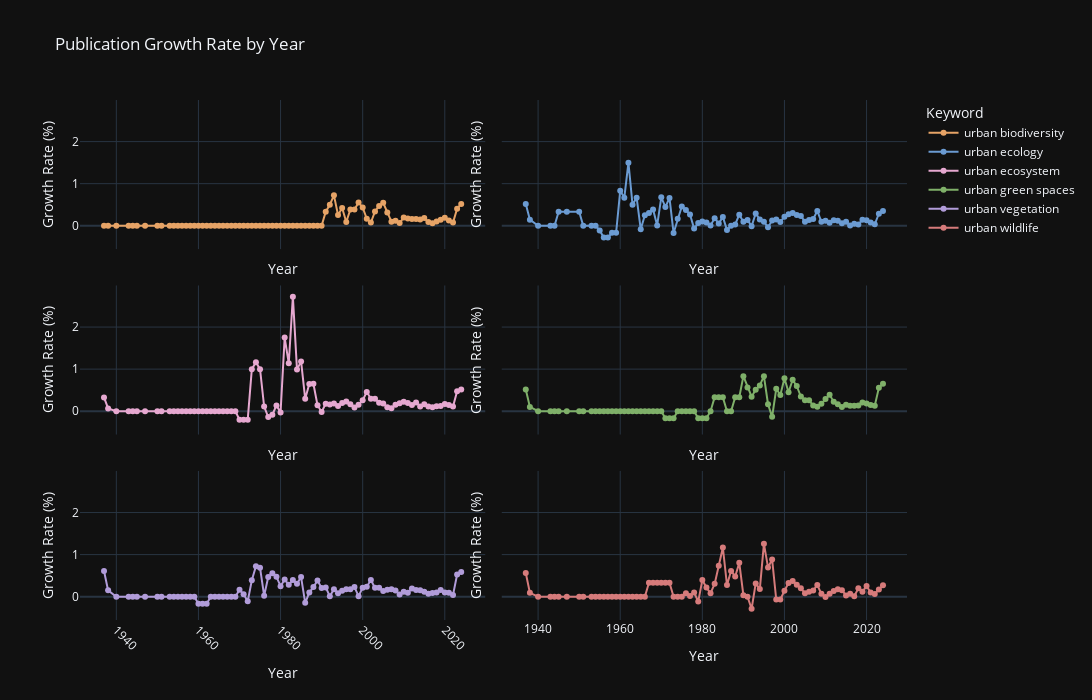

Notebook code for this chart:
### Code cell
df_melted = df_rate.melt(id_vars="year", var_name="search_keyword", value_name="growth_rate")
df_melted['acceleration'] = df_melted.groupby('search_keyword')['growth_rate'].diff()
df_melted['growth_rolling_avg'] = df_melted['growth_rate'].rolling(window=3, min_periods=1).mean()
df_melted.head()

fig = px.line(
    df_melted,
    x='year',
    y='growth_rolling_avg',
    color='search_keyword',
    color_discrete_map=color_map,
    title='Publication Growth Rate by Year',
    markers=True,
    facet_col='search_keyword',
    facet_col_wrap=2,
)

for annotation in fig.layout.annotations:
    annotation.text = ""

fig.update_yaxes(title_text="Growth Rate (%)")
fig.update_xaxes(title_text="Year", matches=None)

fig.update_layout(
    legend_title='Keyword',
    font=dict(size=12),
    width=1200,
    height=700,
    template='plotly_dark',
    xaxis=dict(showgrid=True,
               tickangle=45),
    yaxis=dict(showgrid=True),
)

fig.show()

### Figure 1 — Plotly figure (JSON) as saved in the notebook; plotly's stock layout.template omitted (floating-point values rounded to 4 significant figures)
{"data": [{"hovertemplate": "search_keyword=urban biodiversity<br>year=%{x}<br>growth_rolling_avg=%{y}<extra></extra>", "legendgroup": "urban biodiversity", "line": {"color": "#E6A366", "dash": "solid"}, "marker": {"symbol": "circle"}, "mode": "lines+markers", "name": "urban biodiversity", "orientation": "v", "showlegend": true, "type": "scatter", "x": [1937, 1938, 1940, 1943, 1944, 1945, 1947, 1950, 1951, 1953, 1954, 1955, 1956, 1957, 1958, 1959, 1960, 1961, 1962, 1963, 1964, 1965, 1966, 1967, 1968, 1969, 1970, 1971, 1972, 1973, 1974, 1975, 1976, 1977, 1978, 1979, 1980, 1981, 1982, 1983, 1984, 1985, 1986, 1987, 1988, 1989, 1990, 1991, 1992, 1993, 1994, 1995, 1996, 1997, 1998, 1999, 2000, 2001, 2002, 2003, 2004, 2005, 2006, 2007, 2008, 2009, 2010, 2011, 2012, 2013, 2014, 2015, 2016, 2017, 2018, 2019, 2020, 2021, 2022, 2023, 2024], "xaxis": "x5", "y": [0.0, 0.0, 0.0, 0.0, 0.0, 0.0, 0.0, 0.0, 0.0, 0.0, 0.0, 0.0, 0.0, 0.0, 0.0, 0.0, 0.0, 0.0, 0.0, 0.0, 0.0, 0.0, 0.0, 0.0, 0.0, 0.0, 0.0, 0.0, 0.0, 0.0, 0.0, 0.0, 0.0, 0.0, 0.0, 0.0, 0.0, 0.0, 0.0, 0.0, 0.0, 0.0, 0.0, 0.0, 0.0, 0.0, 0.0, 0.3333, 0.5, 0.7222, 0.2556, 0.4222, 0.08889, 0.3889, 0.3889, 0.5556, 0.4365, 0.1657, 0.07503, 0.3411, 0.4706, 0.5441, 0.3166, 0.09727, 0.1185, 0.06606, 0.1969, 0.1723, 0.1597, 0.1632, 0.1488, 0.1844, 0.08654, 0.0614, 0.1018, 0.1425, 0.1892, 0.1233, 0.07684, 0.4067, 0.5199], "yaxis": "y5"}, {"hovertemplate": "search_keyword=urban ecology<br>year=%{x}<br>growth_rolling_avg=%{y}<extra></extra>", "legendgroup": "urban ecology", "line": {"color": "#6B9BD2", "dash": "solid"}, "marker": {"symbol": "circle"}, "mode": "lines+markers", "name": "urban ecology", "orientation": "v", "showlegend": true, "type": "scatter", "x": [1937, 1938, 1940, 1943, 1944, 1945, 1947, 1950, 1951, 1953, 1954, 1955, 1956, 1957, 1958, 1959, 1960, 1961, 1962, 1963, 1964, 1965, 1966, 1967, 1968, 1969, 1970, 1971, 1972, 1973, 1974, 1975, 1976, 1977, 1978, 1979, 1980, 1981, 1982, 1983, 1984, 1985, 1986, 1987, 1988, 1989, 1990, 1991, 1992, 1993, 1994, 1995, 1996, 1997, 1998, 1999, 2000, 2001, 2002, 2003, 2004, 2005, 2006, 2007, 2008, 2009, 2010, 2011, 2012, 2013, 2014, 2015, 2016, 2017, 2018, 2019, 2020, 2021, 2022, 2023, 2024], "xaxis": "x6", "y": [0.5167, 0.1445, 0.0, 0.0, 0.0, 0.3333, 0.3333, 0.3333, 0.0, 0.0, 0.0, -0.1111, -0.2778, -0.2778, -0.1667, -0.1667, 0.8333, 0.6667, 1.5, 0.5, 0.6667, -0.08333, 0.25, 0.3056, 0.3889, 0.007937, 0.6746, 0.4465, 0.6608, -0.1725, 0.1667, 0.4583, 0.3765, 0.2654, -0.06798, 0.06439, 0.1014, 0.07643, 0.008832, 0.1801, 0.05449, 0.2105, -0.1004, -0.0007123, 0.03212, 0.2629, 0.09622, 0.1382, -0.009636, 0.2913, 0.1503, 0.09741, -0.03685, 0.1228, 0.1508, 0.08959, 0.2153, 0.2739, 0.3019, 0.255, 0.2332, 0.09553, 0.136, 0.1626, 0.3526, 0.09571, 0.1186, 0.07379, 0.1285, 0.1209, 0.0571, 0.09232, 0.008422, 0.04916, 0.03118, 0.1434, 0.1288, 0.07627, 0.03591, 0.2875, 0.3503], "yaxis": "y6"}, {"hovertemplate": "search_keyword=urban ecosystem<br>year=%{x}<br>growth_rolling_avg=%{y}<extra></extra>", "legendgroup": "urban ecosystem", "line": {"color": "#E6A8D0", "dash": "solid"}, "marker": {"symbol": "circle"}, "mode": "lines+markers", "name": "urban ecosystem", "orientation": "v", "showlegend": true, "type": "scatter", "x": [1937, 1938, 1940, 1943, 1944, 1945, 1947, 1950, 1951, 1953, 1954, 1955, 1956, 1957, 1958, 1959, 1960, 1961, 1962, 1963, 1964, 1965, 1966, 1967, 1968, 1969, 1970, 1971, 1972, 1973, 1974, 1975, 1976, 1977, 1978, 1979, 1980, 1981, 1982, 1983, 1984, 1985, 1986, 1987, 1988, 1989, 1990, 1991, 1992, 1993, 1994, 1995, 1996, 1997, 1998, 1999, 2000, 2001, 2002, 2003, 2004, 2005, 2006, 2007, 2008, 2009, 2010, 2011, 2012, 2013, 2014, 2015, 2016, 2017, 2018, 2019, 2020, 2021, 2022, 2023, 2024], "xaxis": "x3", "y": [0.328, 0.06592, 0.0, 0.0, 0.0, 0.0, 0.0, 0.0, 0.0, 0.0, 0.0, 0.0, 0.0, 0.0, 0.0, 0.0, 0.0, 0.0, 0.0, 0.0, 0.0, 0.0, 0.0, 0.0, 0.0, 0.0, -0.2, -0.2, -0.2, 1.0, 1.167, 1.0, 0.1111, -0.1389, -0.08333, 0.1389, -0.02778, 1.75, 1.139, 2.722, 0.9889, 1.183, 0.2944, 0.6468, 0.6532, 0.1421, -0.01859, 0.1795, 0.1573, 0.1838, 0.1251, 0.1965, 0.2301, 0.1676, 0.08995, 0.1548, 0.2595, 0.4562, 0.2951, 0.2956, 0.2042, 0.1832, 0.09409, 0.07127, 0.1553, 0.1868, 0.2253, 0.1953, 0.1477, 0.2092, 0.1096, 0.167, 0.1151, 0.09639, 0.121, 0.1235, 0.17, 0.1498, 0.1112, 0.4757, 0.5167], "yaxis": "y3"}, {"hovertemplate": "search_keyword=urban green spaces<br>year=%{x}<br>growth_rolling_avg=%{y}<extra></extra>", "legendgroup": "urban green spaces", "line": {"color": "#7FB069", "dash": "solid"}, "marker": {"symbol": "circle"}, "mode": "lines+markers", "name": "urban green spaces", "orientation": "v", "showlegend": true, "type": "scatter", "x": [1937, 1938, 1940, 1943, 1944, 1945, 1947, 1950, 1951, 1953, 1954, 1955, 1956, 1957, 1958, 1959, 1960, 1961, 1962, 1963, 1964, 1965, 1966, 1967, 1968, 1969, 1970, 1971, 1972, 1973, 1974, 1975, 1976, 1977, 1978, 1979, 1980, 1981, 1982, 1983, 1984, 1985, 1986, 1987, 1988, 1989, 1990, 1991, 1992, 1993, 1994, 1995, 1996, 1997, 1998, 1999, 2000, 2001, 2002, 2003, 2004, 2005, 2006, 2007, 2008, 2009, 2010, 2011, 2012, 2013, 2014, 2015, 2016, 2017, 2018, 2019, 2020, 2021, 2022, 2023, 2024], "xaxis": "x4", "y": [0.5177, 0.1029, 0.0, 0.0, 0.0, 0.0, 0.0, 0.0, 0.0, 0.0, 0.0, 0.0, 0.0, 0.0, 0.0, 0.0, 0.0, 0.0, 0.0, 0.0, 0.0, 0.0, 0.0, 0.0, 0.0, 0.0, 0.0, -0.1667, -0.1667, -0.1667, 0.0, 0.0, 0.0, 0.0, 0.0, -0.1667, -0.1667, -0.1667, 0.0, 0.3333, 0.3333, 0.3333, 0.0, 0.0, 0.3333, 0.3333, 0.8333, 0.5667, 0.3444, 0.5111, 0.6111, 0.8333, 0.1667, -0.1333, 0.5333, 0.3852, 0.7852, 0.4519, 0.7481, 0.5969, 0.3492, 0.2617, 0.2617, 0.1331, 0.1053, 0.179, 0.2917, 0.3901, 0.2274, 0.1681, 0.1011, 0.1514, 0.1317, 0.1302, 0.1385, 0.209, 0.181, 0.1491, 0.133, 0.5581, 0.6553], "yaxis": "y4"}, {"hovertemplate": "search_keyword=urban vegetation<br>year=%{x}<br>growth_rolling_avg=%{y}<extra></extra>", "legendgroup": "urban vegetation", "line": {"color": "#B19CD9", "dash": "solid"}, "marker": {"symbol": "circle"}, "mode": "lines+markers", "name": "urban vegetation", "orientation": "v", "showlegend": true, "type": "scatter", "x": [1937, 1938, 1940, 1943, 1944, 1945, 1947, 1950, 1951, 1953, 1954, 1955, 1956, 1957, 1958, 1959, 1960, 1961, 1962, 1963, 1964, 1965, 1966, 1967, 1968, 1969, 1970, 1971, 1972, 1973, 1974, 1975, 1976, 1977, 1978, 1979, 1980, 1981, 1982, 1983, 1984, 1985, 1986, 1987, 1988, 1989, 1990, 1991, 1992, 1993, 1994, 1995, 1996, 1997, 1998, 1999, 2000, 2001, 2002, 2003, 2004, 2005, 2006, 2007, 2008, 2009, 2010, 2011, 2012, 2013, 2014, 2015, 2016, 2017, 2018, 2019, 2020, 2021, 2022, 2023, 2024], "xaxis": "x", "y": [0.6102, 0.1502, 0.0, 0.0, 0.0, 0.0, 0.0, 0.0, 0.0, 0.0, 0.0, 0.0, 0.0, 0.0, 0.0, 0.0, -0.1667, -0.1667, -0.1667, 0.0, 0.0, 0.0, 0.0, 0.0, 0.0, 0.0, 0.1667, 0.05556, -0.1111, 0.3889, 0.7222, 0.6889, 0.02222, 0.4667, 0.5556, 0.4722, 0.25, 0.4087, 0.2837, 0.3948, 0.3056, 0.4663, -0.1448, 0.09683, 0.2278, 0.3833, 0.209, 0.2209, 0.009768, 0.1786, 0.08333, 0.1418, 0.1765, 0.1765, 0.2292, 0.01235, 0.2147, 0.2369, 0.3982, 0.2095, 0.2136, 0.1335, 0.1674, 0.1772, 0.1464, 0.05235, 0.1192, 0.09398, 0.1943, 0.158, 0.1531, 0.1202, 0.07214, 0.08463, 0.09827, 0.1563, 0.09659, 0.09133, 0.03972, 0.5253, 0.5871], "yaxis": "y"}, {"hovertemplate": "search_keyword=urban wildlife<br>year=%{x}<br>growth_rolling_avg=%{y}<extra></extra>", "legendgroup": "urban wildlife", "line": {"color": "#D67B7B", "dash": "solid"}, "marker": {"symbol": "circle"}, "mode": "lines+markers", "name": "urban wildlife", "orientation": "v", "showlegend": true, "type": "scatter", "x": [1937, 1938, 1940, 1943, 1944, 1945, 1947, 1950, 1951, 1953, 1954, 1955, 1956, 1957, 1958, 1959, 1960, 1961, 1962, 1963, 1964, 1965, 1966, 1967, 1968, 1969, 1970, 1971, 1972, 1973, 1974, 1975, 1976, 1977, 1978, 1979, 1980, 1981, 1982, 1983, 1984, 1985, 1986, 1987, 1988, 1989, 1990, 1991, 1992, 1993, 1994, 1995, 1996, 1997, 1998, 1999, 2000, 2001, 2002, 2003, 2004, 2005, 2006, 2007, 2008, 2009, 2010, 2011, 2012, 2013, 2014, 2015, 2016, 2017, 2018, 2019, 2020, 2021, 2022, 2023, 2024], "xaxis": "x2", "y": [0.562, 0.09099, 0.0, 0.0, 0.0, 0.0, 0.0, 0.0, 0.0, 0.0, 0.0, 0.0, 0.0, 0.0, 0.0, 0.0, 0.0, 0.0, 0.0, 0.0, 0.0, 0.0, 0.0, 0.3333, 0.3333, 0.3333, 0.3333, 0.3333, 0.3333, 0.0, 0.0, 0.0, 0.08333, 0.01667, 0.1, -0.1167, 0.3944, 0.2159, 0.08254, 0.3048, 0.7333, 1.167, 0.2778, 0.6111, 0.4815, 0.8037, 0.03447, -0.002564, -0.2877, 0.3148, 0.1815, 1.256, 0.6949, 0.8838, -0.06854, -0.06676, 0.1396, 0.3231, 0.3721, 0.2819, 0.2019, 0.08076, 0.1149, 0.1477, 0.2786, 0.06775, -0.004975, 0.07078, 0.1334, 0.1755, 0.1558, 0.02885, 0.06755, 0.008765, 0.201, 0.1182, 0.2515, 0.1011, 0.06537, 0.1724, 0.2702], "yaxis": "y2"}], "layout": {"annotations": [{"font": {}, "showarrow": false, "text": "", "x": 0.245, "xanchor": "center", "xref": "paper", "y": 0.2867, "yanchor": "bottom", "yref": "paper"}, {"font": {}, "showarrow": false, "text": "", "x": 0.755, "xanchor": "center", "xref": "paper", "y": 0.2867, "yanchor": "bottom", "yref": "paper"}, {"font": {}, "showarrow": false, "text": "", "x": 0.245, "xanchor": "center", "xref": "paper", "y": 0.6433, "yanchor": "bottom", "yref": "paper"}, {"font": {}, "showarrow": false, "text": "", "x": 0.755, "xanchor": "center", "xref": "paper", "y": 0.6433, "yanchor": "bottom", "yref": "paper"}, {"font": {}, "showarrow": false, "text": "", "x": 0.245, "xanchor": "center", "xref": "paper", "y": 1.0, "yanchor": "bottom", "yref": "paper"}, {"font": {}, "showarrow": false, "text": "", "x": 0.755, "xanchor": "center", "xref": "paper", "y": 1.0, "yanchor": "bottom", "yref": "paper"}], "font": {"size": 12}, "height": 700, "legend": {"title": {"text": "Keyword"}, "tracegroupgap": 0}, "title": {"text": "Publication Growth Rate by Year"}, "width": 1200, "xaxis": {"anchor": "y", "domain": [0, 0.49], "showgrid": true, "tickangle": 45, "title": {"text": "Year"}}, "xaxis2": {"anchor": "y2", "domain": [0.51, 1], "title": {"text": "Year"}}, "xaxis3": {"anchor": "y3", "domain": [0, 0.49], "showticklabels": false, "title": {"text": "Year"}}, "xaxis4": {"anchor": "y4", "domain": [0.51, 1], "showticklabels": false, "title": {"text": "Year"}}, "xaxis5": {"anchor": "y5", "domain": [0, 0.49], "showticklabels": false, "title": {"text": "Year"}}, "xaxis6": {"anchor": "y6", "domain": [0.51, 1], "showticklabels": false, "title": {"text": "Year"}}, "yaxis": {"anchor": "x", "domain": [0, 0.2867], "showgrid": true, "title": {"text": "Growth Rate (%)"}}, "yaxis2": {"anchor": "x2", "domain": [0, 0.2867], "matches": "y", "showticklabels": false, "title": {"text": "Growth Rate (%)"}}, "yaxis3": {"anchor": "x3", "domain": [0.3567, 0.6433], "matches": "y", "title": {"text": "Growth Rate (%)"}}, "yaxis4": {"anchor": "x4", "domain": [0.3567, 0.6433], "matches": "y", "showticklabels": false, "title": {"text": "Growth Rate (%)"}}, "yaxis5": {"anchor": "x5", "domain": [0.7133, 1.0], "matches": "y", "title": {"text": "Growth Rate (%)"}}, "yaxis6": {"anchor": "x6", "domain": [0.7133, 1.0], "matches": "y", "showticklabels": false, "title": {"text": "Growth Rate (%)"}}}}
